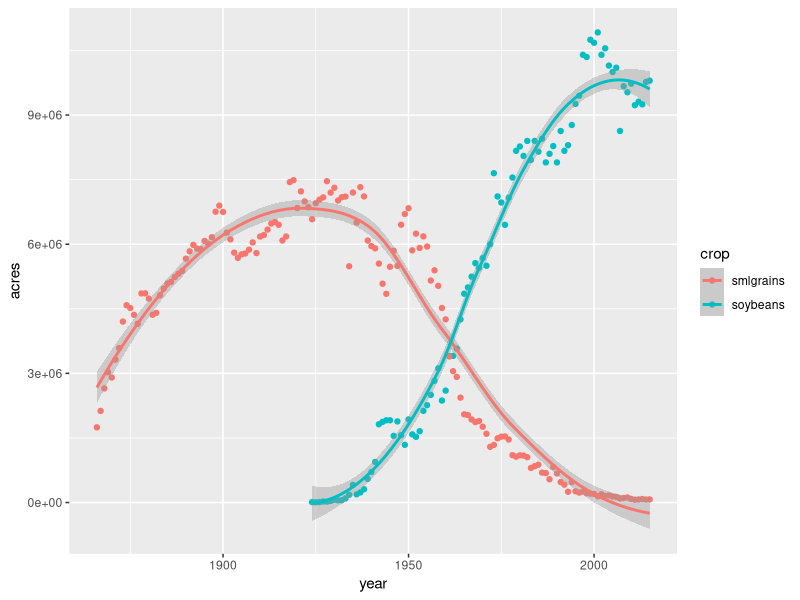

Write the R code that produced this figure.
## ---- chunk 1
#source("script_dataframes.R")
#This script is meant to illustrate subsetting and does not necessarily demostrate the most efficient coding
#practices. Here we import a dataset from National Agricultural Statitistics Service 
#(NASS, https://quickstats.nass.usda.gov/) that focuses on field crops in Iowa.

#Use this to check and set your working directory (or toolbar in RStudio)
getwd()
#setwd()

library(readr) 
crops<-read_csv("NASS-Iowa.csv")  #ctr+enter or command+enter will run the line you are on 

head(crops)  #If you want to glance at the data
tail(crops)  # BTW, hashtag is used to insert commments

#Let's get rid of some columns

  #Choose the columns you want to keep
  fewer_columns<-crops[,c("Year", "State", "Commodity", "Data Item", "Value")]

  #Can also specify by column number  
  notsomany_columns<-crops[,c(2, 6, 16 ,17, 20)]

#Let's get rid of some rows - like everything, there are a lot of ways to do the same thing 
  
  recent<-fewer_columns[fewer_columns$Year != 1866, ]
  
  recent<-fewer_columns[fewer_columns$Year %in% c(1867:2015),]  
  
  recent<-fewer_columns[1:6819,]  
  
#Now let's subset soybeans, just bushels per acre  
  beans<-recent[recent$Commodity == "SOYBEANS" & 
          recent$`Data Item` == "SOYBEANS - YIELD, MEASURED IN BU / ACRE",]  
  
#These columns names are driving me crazy, let's rename  
  colnames(beans)<-c("year", "state", "commodity", "measure", "bu_acre")  
  beans<-beans[,-4] #We don't even need this column, let's remove
  
#Add a unit conversion as a new column
  beans$Mg_ha<-beans$bu_acre*60*0.00045*0.40
 
#Fit a linear model to examine the relationship between time and yield
mod<-lm(beans$bu_acre ~ beans$year)

#Look at the summary
summary(mod)

#Look at names of things the model gives us
names(summary(mod))

#What does it mean by "coefficients"?
summary(mod)$coefficients

#Extract the p-value
summary(mod)$coefficients[,4] 

#Extract the R squared
summary(mod)$r.squared

#Here is something that was extracted (R^2) being useful
library(ggplot2)

#ggplot(beans, aes(x=year, y=bu_acre))+
  #geom_point()+
  #geom_smooth(method='lm')+
  #annotate("text", x=1940, y=50, label = summary(mod)$r.squared, size=5, parse=TRUE)


#######################################################
#Now we want to look at small grains as a group
#Subset most of the small grains listed
smlgrains<-fewer_columns[fewer_columns$Commodity %in% c("OATS", "BARLEY", "WHEAT", "RYE") & 
                       fewer_columns$`Data Item` %in% c("OATS - ACRES HARVESTED","BARLEY - ACRES HARVESTED",
                                                       "WHEAT - ACRES HARVESTED","RYE - ACRES HARVESTED"),]

#These data from NASS have a comma in them and we have to remove it by
 #substituting "nothing" in the place of the comma. You will run into random problems like
 #this a lot and you will always get past it. . .somehow 
smlgrains$Value<-as.numeric(gsub(",", "", smlgrains$Value))

#Here is a glimpse of your future with an awesome package (dplyr)
library(dplyr)
total_smlgrains<-group_by(smlgrains, Year)%>%
  summarise(total=sum(Value))
  
#Check it out 
#plot(total_smlgrains$total~total_smlgrains$Year)

#####################################################
#Don't see many small grains these days, but I do see soybeans. I wonder about the 
 #relationship. Let's compare acre amounts

#Back to beans and this time subset "acres harvested"
bean_acres<-recent[recent$Commodity == "SOYBEANS" & 
                recent$`Data Item` == "SOYBEANS - ACRES HARVESTED",] 

#Now let's work to get the "bean_acres" dataframe and "total_smlgrains" dataframe to 
 #look identical so we tack them together for a tidy result
bean_acres<-bean_acres[,c(1,5)] #this is the information we actually need
colnames(bean_acres)<-c("year", "acres")

#Okay, should have left 'Commodity' in there, but now we don't 
  #have to have SOYBEANS shouted at us
bean_acres$crop<-"soybeans" 

#Make matching column names and "crop" label for total_smlgrains  
colnames(total_smlgrains)<- c("year", "acres")
total_smlgrains$crop<-"smlgrains"

#Now, R, bind these rows together (rbind)
both<-rbind(bean_acres, total_smlgrains)

## ---- chunk 2
ggplot(both, aes(x=year, y=acres, group=crop, color=crop))+
  geom_point()+
  geom_smooth()
